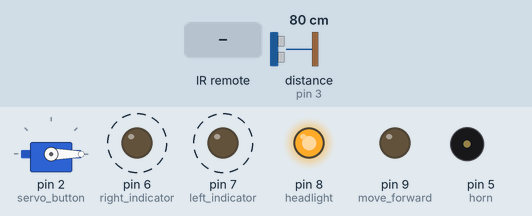
Recording of a sketch running on a simulated Arduino Uno, built with avr-gcc and run on an emulated ATmega328P. On the bench: servo, output pins drawn as LEDs (lit = HIGH), buzzer (waves = sounding, pin HIGH). Wiring (inferred from the names in the program): ultrasonic range finder: trigger pin 4; echo pin 3. Dashed ring = blinking. The inputs (shaded band) are chosen by the test bench; at power-on: distance to the obstacle (sensor on pin 3) 80 cm. The echo pulse lasts 58.3 µs per cm; pins used as bus, display or sensor lines are not drawn.

Above: at 1.8 s.
1.9 s: distance to the obstacle (sensor on pin 3) set to 100 cm
5.4 s: distance to the obstacle (sensor on pin 3) set to 106 cm
At 6.3 s:
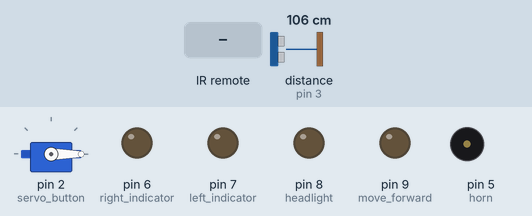
7.5 s: infrared code 0xFDA05F received
At 7.75 s:
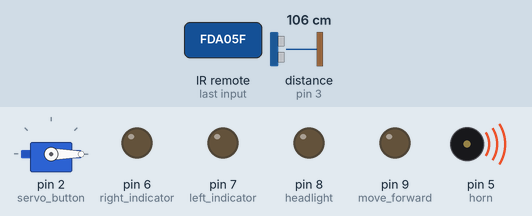
9.3 s: infrared code 0xFD20DF received
At 9.7 s:
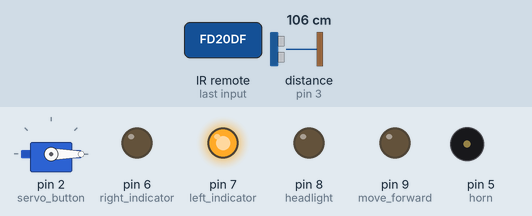
11.3 s: infrared code 0xFD609F received
At 11.7 s:
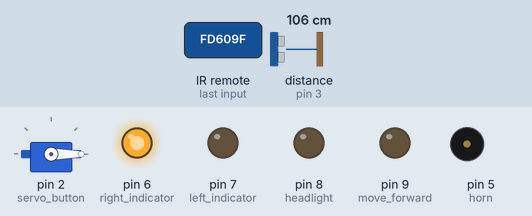
13.3 s: distance to the obstacle (sensor on pin 3) set to 2 cm
At 13.7 s:
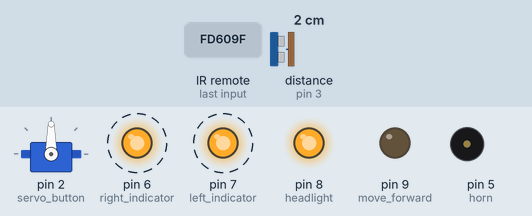
Timing chart, 0 to 18.3 s (numbered marks = the images above; inputs shaded):
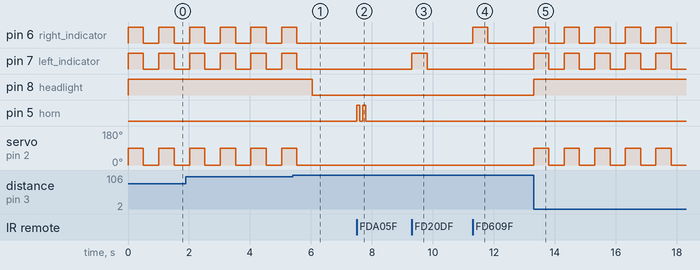

Measured:
- the behaviour switches between 102 and 103 cm on distance to the obstacle (sensor on pin 3) (found by bisection; images 0 and 1)
- after the input at 5.4 s, pin 6 (right_indicator), pin 7 (left_indicator): goes on until 5.5 s, then stays LOW; pin 8 (headlight): HIGH → LOW after 0.65 s; servo on pin 2 (servo_button): goes on until 5.5 s, then stays 0°
- after the input at 7.5 s, pin 5 (horn): alternates HIGH for 0.10 s and LOW for 0.10 s, 4 changes in all, then stays LOW, starting at once
- after the input at 9.3 s, pin 7 (left_indicator): LOW → HIGH at once, → LOW 0.50 s later
- after the input at 11.3 s, pin 6 (right_indicator): LOW → HIGH at once, → LOW 0.50 s later
- after the input at 13.3 s, pin 6 (right_indicator), pin 7 (left_indicator): alternates HIGH for 0.50 s and LOW for 0.50 s, starting at once; pin 8 (headlight): LOW → HIGH at once; servo on pin 2 (servo_button): alternates 90° for 0.50 s and 0° for 0.50 s, starting at once
- by itself, pin 6 (right_indicator), pin 7 (left_indicator): alternates HIGH for 0.50 s and LOW for 0.51 s
- by itself, servo on pin 2 (servo_button): alternates 90° for 0.50 s and 0° for 0.51 s

The sketch:

RC_car_code.ino
```cpp
#include <Servo.h>

#include <IRremote.h>

const int headlight = 8;
const int right_indicator = 6;
const int left_indicator = 7;
const int move_forward = 9;
//const int move_backward = 10;
const int horn =5;
const int IR_recv_butt = 1;
const int servo_button = 2;
const int echo_butt = 3;
const int trig_butt = 4;

int distance;
int duration;

Servo servo;
IRrecv irrecv(IR_recv_butt);
decode_results results;

void setup()
{
  pinMode(headlight, OUTPUT);
  pinMode(right_indicator, OUTPUT);
  pinMode(left_indicator, OUTPUT);
  pinMode(move_forward, OUTPUT);
  pinMode(horn, OUTPUT);
  pinMode(IR_recv_butt, OUTPUT);
  pinMode(echo_butt,INPUT);
  pinMode(trig_butt,OUTPUT);
  servo.attach(servo_button);

  irrecv.enableIRIn();

  //initial connditions
  digitalWrite(headlight,LOW);
  digitalWrite(right_indicator,LOW);
  digitalWrite(left_indicator,LOW);
  digitalWrite(horn,LOW);
  digitalWrite(move_forward,LOW);
  servo.write(0);
}

void loop()
{
  if (irrecv.decode(&results)){
    switch(results.value){
      case 0xFD00FF:
        digitalWrite(headlight,HIGH);
        break;
      case 0xFD20DF:
      	digitalWrite(left_indicator,HIGH);
      	delay(500);
      	digitalWrite(left_indicator,LOW);
      	delay(500);
      	break;
  	  case 0xFD609F:
      	digitalWrite(right_indicator,HIGH);
      	delay(500);
      	digitalWrite(right_indicator,LOW);
      	delay(500);
      	break;
      case 0xFDA05F:
      	digitalWrite(horn,HIGH);
      	delay(100);
      	digitalWrite(horn,LOW);
      	delay(100);
      	digitalWrite(horn,HIGH);
      	delay(100);
      	digitalWrite(horn,LOW);
      	break;
    }
    irrecv.resume();

  }
  digitalWrite(trig_butt, LOW);
  delayMicroseconds(2);
  digitalWrite(trig_butt, HIGH);
  delayMicroseconds(10);
  digitalWrite(trig_butt, LOW);
  duration = pulseIn(echo_butt,HIGH);
  distance = (duration * 0.034/2);

  if(distance >100)
  {
    Serial.println('Move Forward');
    digitalWrite(servo_button,HIGH);
    digitalWrite(headlight,LOW);
  }

  else
  {
    Serial.println('Warning! Cant move furthur because of obstacle');
    digitalWrite(headlight,HIGH);
    digitalWrite(left_indicator,HIGH);
    digitalWrite(right_indicator,HIGH);
    servo.write(90);
    delay(500);
    digitalWrite(left_indicator,LOW);
    digitalWrite(right_indicator,LOW);
    servo.write(0);
    delay(500);
  }


}
```
